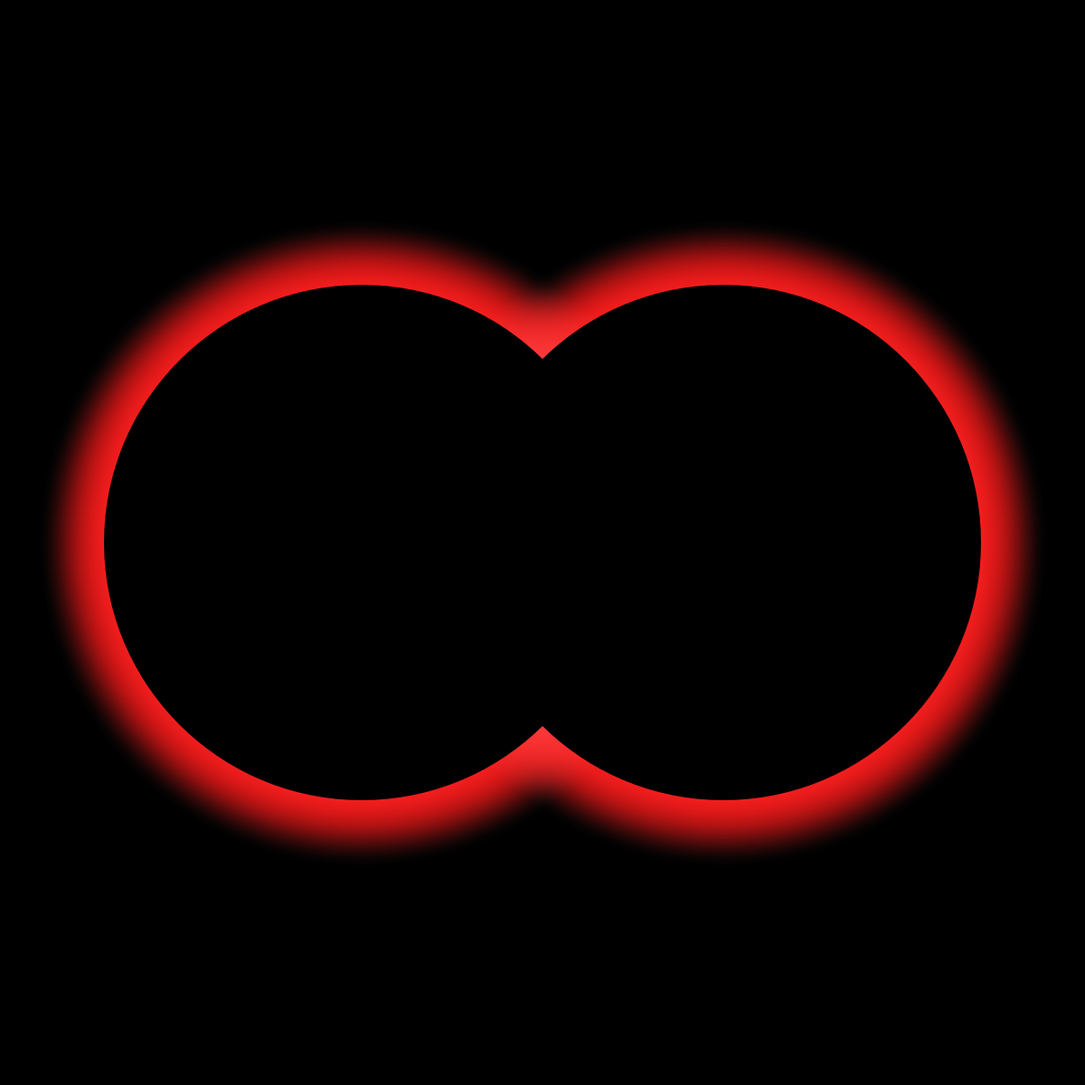
Frame 1 (no input)
Frame 60 (the mouse pressed at the canvas centre just before this capture): identical to frame 1, image omitted
Frame 120 (the mouse held since frame 60 and released just before this capture): identical to frame 1, image omitted

The Processing sketch that drew this single still picture (run headless with seeded random() and noise(); from frame 60 on, the mouse is pressed at the canvas centre):

// Processing sketch: s01
// ── s01.pde
int sizeSq = 1200;
int margin = sizeSq/200;
int delta =5; 
int backColor = 0x000000;
int resolution = 30;
void settings(){
	size(sizeSq, sizeSq);
}
void setup(){
	background(backColor);
	circleDraw(sizeSq/3, sizeSq/2);
	circleDraw(sizeSq*2/3, sizeSq/2);
	blendMode(BLEND);
	noStroke();
	fill(#000000);
	circle(sizeSq/3, sizeSq/2, sizeSq/2-resolution);
	circle(sizeSq*2/3, sizeSq/2, sizeSq/2-resolution);
}
void draw(){
}
void circleDraw(int x, int y){
	int sum = resolution*(resolution-1)/2;
	blendMode(SCREEN);
	noFill();
	for(int i=1; i<resolution; i++){
		strokeWeight(5*(resolution-i));
		stroke(map(map(i,0,resolution,0,sum),0,sum,0,255),8,8,50);
		circle(x, y, sizeSq/2-resolution);
	}
}
